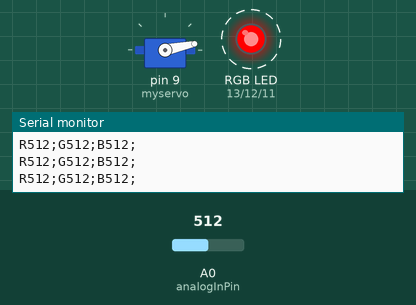
A sketch run on a simulated Arduino Uno, built with avr-gcc and run on an emulated ATmega328P. On the bench: servo, an RGB LED mixed from three pins (HIGH = lit), the last lines printed to the serial monitor. Dashed ring = blinking. Inputs (shaded band) come from the test bench; at power-on: A0 (analogInPin) = 512.

Above: at 1.2 s.
1.3 s: A0 (analogInPin) set to 1023
At 2.68 s:
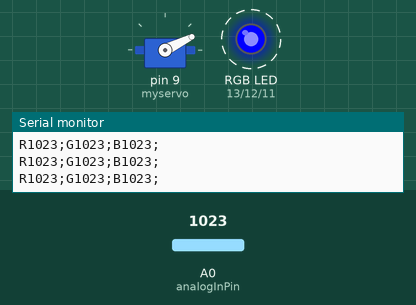
4.3 s: A0 (analogInPin) set to 900
At 4.5 s:
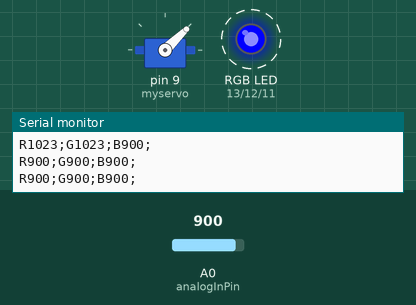
Timing chart, 0 to 22.3 s (numbered marks = the images above; inputs shaded):
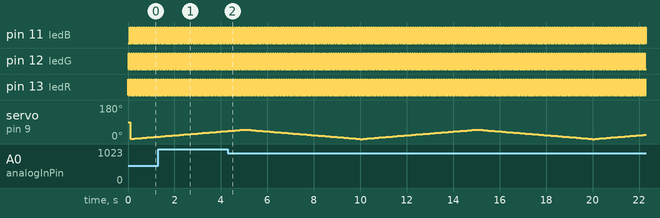

Measured:
- by itself, pin 11 (ledB), pin 12 (ledG), pin 13 (ledR): alternates HIGH for 0.03 s and LOW for 0.07 s

The sketch:

Color_Ident_RGB_LED_Servo.ino
```cpp
/*
  Color-Ident
  2013-10-03 @ Arduino 1.0.5
  axl@realaxl.de
*/

// RGB LED pins
int ledR = 13;
int ledG = 12;
int ledB = 11;

const int RGB_delay = 33;

// analog read pin
const int analogInPin = A0;  // Analog input pin that the potentiometer is attached to

#include <Servo.h>

Servo myservo;  // create servo object to control a servo
                // a maximum of eight servo objects can be created

int pos = 0;    // variable to store the servo position
int servo_dir = 1;

void setup() {
  // initialize RGB LED
  pinMode(ledR, OUTPUT);
  pinMode(ledG, OUTPUT);
  pinMode(ledB, OUTPUT);

  myservo.attach(9);  // attaches the servo on pin 9 to the servo object

  Serial.begin(9600);
}

// the loop routine runs over and over again forever:
void loop() {
  digitalWrite(ledR, HIGH);   // turn the LED on (HIGH is the voltage level)
  delay(RGB_delay);               // wait for a second
  analog_to_serial('R');
  digitalWrite(ledR, LOW);    // turn the LED off by making the voltage LOW

  digitalWrite(ledG, HIGH);   // turn the LED on (HIGH is the voltage level)
  delay(RGB_delay);               // wait for a second
  analog_to_serial('G');
  digitalWrite(ledG, LOW);    // turn the LED off by making the voltage LOW

  digitalWrite(ledB, HIGH);   // turn the LED on (HIGH is the voltage level)
  delay(RGB_delay);               // wait for a second
  analog_to_serial('B');
  digitalWrite(ledB, LOW);    // turn the LED off by making the voltage LOW
  Serial.println();

  pos = pos + servo_dir;
  if (pos >= 50)    servo_dir = -1;
  if (pos <= 0)      servo_dir = +1;
  myservo.write(pos);
}

void analog_to_serial(char a) {
  Serial.print(a);
  Serial.print(analogRead(analogInPin));
  Serial.print(';');
}
```
